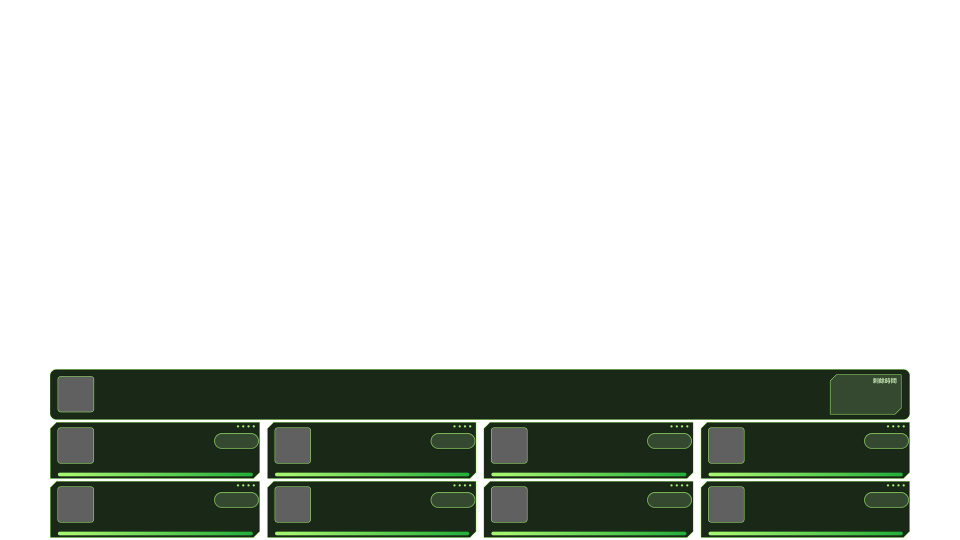
#> input picture UI__2_1920x1080.png, 1920 x 1080 px (shown at 1/2 size)
$ python detect_bounds.py ../UI__2_1920x1080.png
#> lines starting #> are read from the running program, lines starting #| are printed output that depends on the picture; after the words box and inside, x2 and y2 are one past the last pixel; in counts of white or black regions, pixels touching at a corner belong together
import numpy as np
from PIL import Image
from scipy import ndimage
import sys

img = Image.open(sys.argv[1]).convert("RGBA")
#> img is the input picture: PIL image 1920x1080 RGBA; mean R, G, B, A 11, 16.1, 9.8, 68.3
a = np.array(img)
if (a[..., 3] < 250).mean() > 0.02:
    mask = a[..., 3] > 8
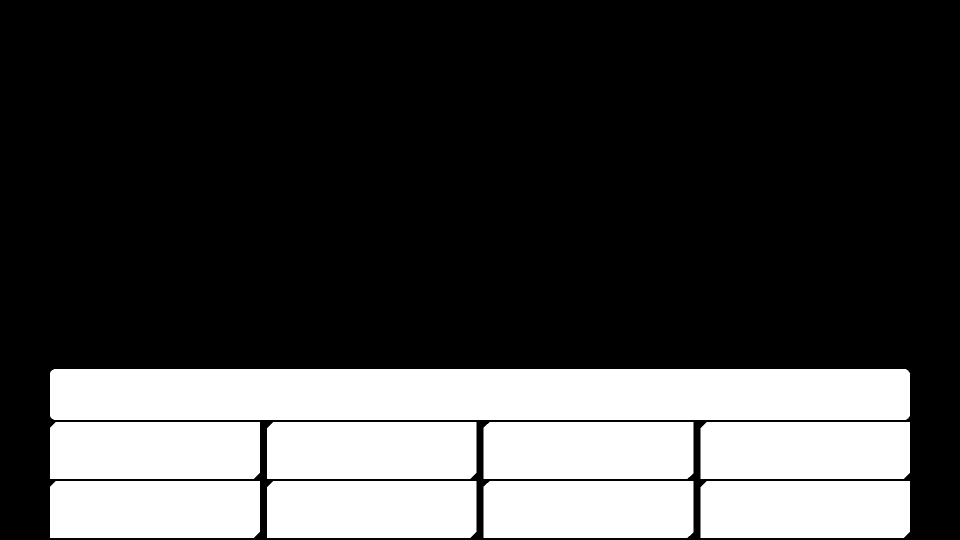
#> mask: shape (1080, 1920) bool (shown at 1/2 size); 26.8% white; 9 white regions, largest, box (x1, y1, x2, y2) and area: (100, 738, 1820, 840) 175332, (967, 844, 1387, 958) 47740, (967, 962, 1387, 1076) 47740
else:
    rgb = a[..., :3].astype(int)
    corners = np.concatenate([rgb[:10, :10].reshape(-1, 3), rgb[:10, -10:].reshape(-1, 3)])
    bg = np.median(corners, axis=0)
    mask = np.abs(rgb - bg).max(axis=2) > 25

lbl, _ = ndimage.label(mask)
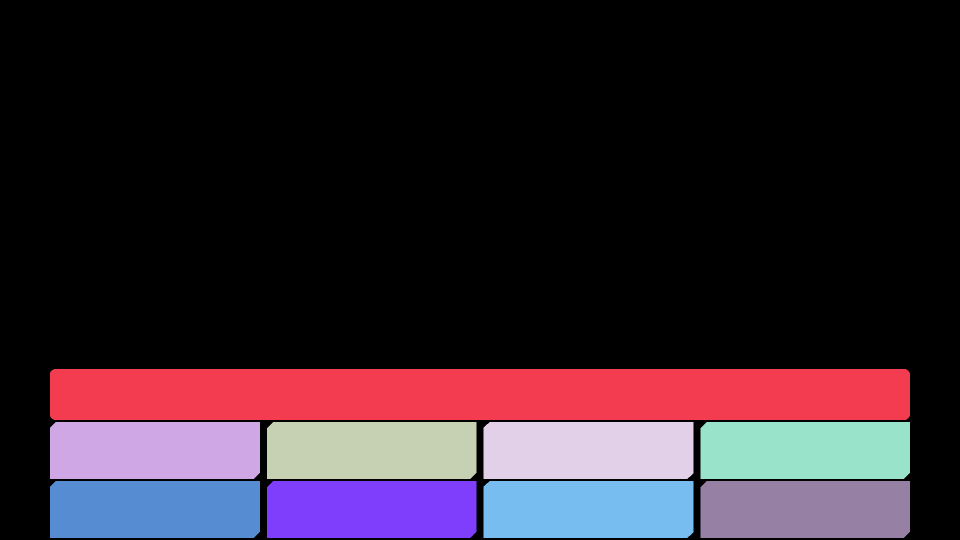
#> lbl: shape (1080, 1920) int32 (shown at 1/2 size); 10 distinct labels, from 0 to 9; one colour per label, 0 black
boxes = []
for sl in ndimage.find_objects(lbl):
    if mask[sl].sum() < 2000: continue
    x0, y0, x1, y1 = sl[1].start, sl[0].start, sl[1].stop, sl[0].stop
    boxes.append((x0, y0, x1, y1, x1-x0, y1-y0))
#> this loop made 9 passes
#> (x0, y0, x1, y1) on passes 1 to 9: (100, 738, 1820, 840), (100, 844, 520, 958), (534, 844, 953, 958), (967, 844, 1387, 958), (1401, 844, 1820, 958), (100, 962, 520, 1076), (534, 962, 953, 1076), (967, 962, 1387, 1076), (1401, 962, 1820, 1076)
#> after the loop, boxes = 9 items, first 6: (100, 738, 1820, 840, 1720, 102), (100, 844, 520, 958, 420, 114), (534, 844, 953, 958, 419, 114), (967, 844, 1387, 958, 420, 114), (1401, 844, 1820, 958, 419, 114), (100, 962, 520, 1076, 420, 114)

boxes.sort(key=lambda b: (b[1], b[0]))
print(f"Detected {len(boxes)} elements:")
#| Detected 9 elements:
for i, (x0, y0, x1, y1, w, h) in enumerate(boxes):
    print(f"  #{i}: x={x0}-{x1} (w={w}), y={y0}-{y1} (h={h})")
#> this loop made 9 passes
#> (x0, y0, x1, y1, w, h) on passes 1 to 9: (100, 738, 1820, 840, 1720, 102), (100, 844, 520, 958, 420, 114), (534, 844, 953, 958, 419, 114), (967, 844, 1387, 958, 420, 114), (1401, 844, 1820, 958, 419, 114), (100, 962, 520, 1076, 420, 114), (534, 962, 953, 1076, 419, 114), (967, 962, 1387, 1076, 420, 114), (1401, 962, 1820, 1076, 419, 114)
#|   #0: x=100-1820 (w=1720), y=738-840 (h=102)
#|   #1: x=100-520 (w=420), y=844-958 (h=114)
#|   #2: x=534-953 (w=419), y=844-958 (h=114)
#|   #3: x=967-1387 (w=420), y=844-958 (h=114)
#|   #4: x=1401-1820 (w=419), y=844-958 (h=114)
#|   #5: x=100-520 (w=420), y=962-1076 (h=114)
#|   #6: x=534-953 (w=419), y=962-1076 (h=114)
#|   #7: x=967-1387 (w=420), y=962-1076 (h=114)
#> (further printed lines are left out)
